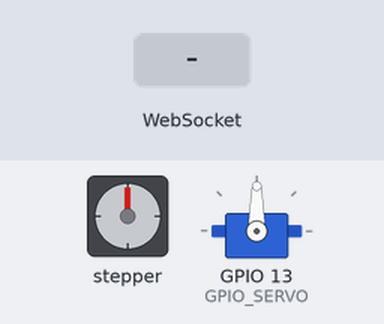
Recording of a program running on a simulated ESP32. Shown: stepper motor, servo. Wiring (inferred from the names in the program): stepper motor (2048 steps per turn assumed): coils GPIO 21, GPIO 19, GPIO 18, GPIO 5. Inputs (shaded band) come from the test bench. WiFi joins after 1.5 s; servers stay silent unless stated; storage starts empty; what the program prints to the serial monitor is not drawn.

Above: at 3.2 s.
3.3 s: WebSocket text "MOVE:" received
At 3.9 s:
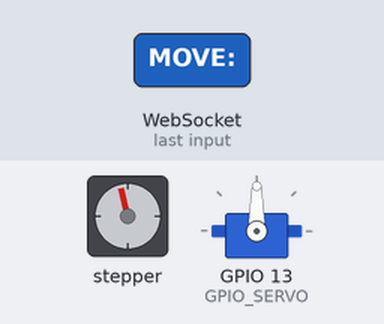
6.3 s: WebSocket text "ROT:" received
At 20.6 s:
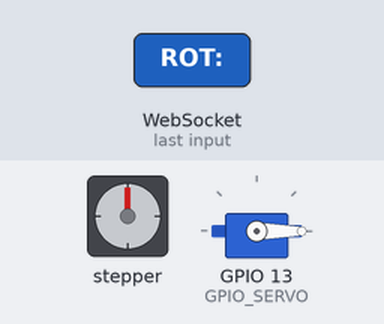
21.3 s: WebSocket text "MOVE:" received
At 21.9 s:
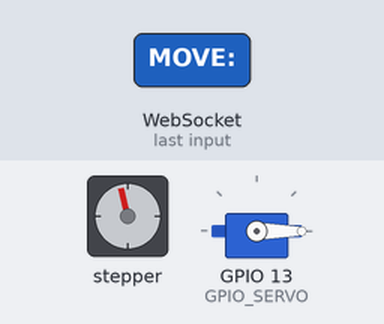
Timing chart, 0 to 25.3 s (numbered marks = the images above; inputs shaded):
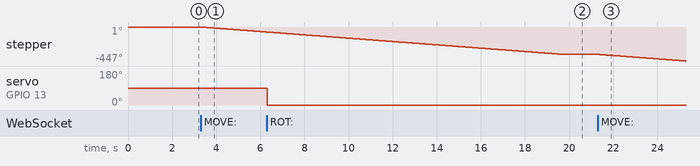

Measured:
- after the input at 3.3 s, stepper: keeps turning counter-clockwise at about 22°/s, starting after 0.05 s
- after the input at 6.3 s, servo on GPIO 13 (GPIO_SERVO): 90° → 0° at once
- after the input at 21.3 s, stepper: keeps turning counter-clockwise at about 22°/s, starting after 0.05 s

The program:

main.cpp
```cpp
// main.cpp

#include <Arduino.h>
#include <WiFi.h>
#include <AsyncTCP.h>
#include <ESPAsyncWebServer.h>
#include <ESP32Servo.h>
#include <LittleFS.h>
// #include <Arduino_JSON.h>

#define GPIO_SERVO 13
#define STEPS 4

//---------------------------MACROS--------------------------

#define unoMas(I) ((I + 1) % 4)
#define unoMenos(I) ((4 + I - 1) % 4)

//-------------------------ENUM----------------------------
enum PASOS
{
  COMPLETOS = 0,
  MEDIOS = 1,
  JOYSTICK = 2
};

enum SENTIDO
{
  HORARIO = 0,
  ANTIHORARIO = 1
};

//-----------------------------CONSTANTES Y VARIABLES GLOBALES----------------------------

// Pines de pasos (IN1, IN2, IN3, IN4) respectivamente
const byte stepsPIN[4] = {21, 19, 18, 5};

// Tiempo para procesar cada paso
const byte period = 5; // 10 ms

// Servomotor
Servo servo;
int grad;   // 0 - 180

// Replace with your network credentials
const char *ssid = "TOTALPLAY_E81F9F";
const char *password = "F3W411WTET";

// Create AsyncWebServer object on port 80
AsyncWebServer server(80);

// Create a WebSocket object
AsyncWebSocket ws("/ws");

// Search for parameter in HTTP POST request
const char *PARAM_INPUT_1 = "direction";
const char *PARAM_INPUT_2 = "steps";


String message = "";

// Variables to save values from HTML form
String direction ="STOP";
String steps;

bool newRequest = false;


//------------------FUNCIONES FS Y WEB SERVER----------------

// Initialize LittleFS
void initLittleFS()
{
  if (!LittleFS.begin(true))
  {
    Serial.println("An error has occurred while mounting LittleFS");
  }
  else
  {
    Serial.println("LittleFS mounted successfully");
  }
}

// Initialize WiFi
void initWiFi()
{
  WiFi.mode(WIFI_STA);
  WiFi.begin(ssid, password);
  Serial.print("Connecting to WiFi ..");
  while (WiFi.status() != WL_CONNECTED)
  {
    Serial.print('.');
    delay(1000);
  }
  Serial.println(WiFi.localIP());
}

void notifyClients(String state) {
  ws.textAll(state);
}

void handleWebSocketMessage(void *arg, uint8_t *data, size_t len) {
  AwsFrameInfo *info = (AwsFrameInfo*)arg;

   if (info->final && info->index == 0 && info->len == len && info->opcode == WS_TEXT) {

    data[len] = 0;                // null-terminate
    String msg = (char*)data;

    Serial.print("Received: ");
    Serial.println(msg);

    // --------- Detect message type ---------
    if (msg.startsWith("MOVE:")) {
      // Format: MOVE:direction
      direction = msg.substring(5);
      Serial.println(direction);

        notifyClients(direction);
        newRequest = true;

    }

    else if (msg == "STOP") {
      Serial.println("Stopping motor...");
      notifyClients("STOP");
      // Add your stop logic here
    }
    else if (msg.startsWith("ROT:")) {

      // Format: ROT:grad
      String s_grad = msg.substring(4);
      int i_grad = s_grad.toInt();
      Serial.println(i_grad);
      servo.write(i_grad);
    }


    else {
      Serial.println("Unknown message type.");
    }
  }
}

void onEvent(AsyncWebSocket *server, AsyncWebSocketClient *client, AwsEventType type, void *arg, uint8_t *data, size_t len) {
  switch (type) {
    case WS_EVT_CONNECT:
      Serial.printf("WebSocket client #%u connected from %s\n", client->id(), client->remoteIP().toString().c_str());
      //Notify client of motor current state when it first connects
      notifyClients(direction);
      break;
    case WS_EVT_DISCONNECT:
      Serial.printf("WebSocket client #%u disconnected\n", client->id());
      break;
    case WS_EVT_DATA:
        handleWebSocketMessage(arg, data, len);
        break;
    case WS_EVT_PONG:
    case WS_EVT_ERROR:
     break;
  }
}

void initWebSocket() {
  ws.onEvent(onEvent);
  server.addHandler(&ws);
}

//------------------------------PROTOTIPOS DE FUNCIONES----------------------

void stepperClockwise(int);
void stepperAntiClockWise(int);

//----------------------------SETUP-----------------------------

void setup()
{

  //------------ FOR DEBUGGING-----------

  Serial.begin(115200);

  //-----------NORMAL CODE-----------

  // Inicializa pines
  for (int s = 0; s < STEPS; ++s)
    pinMode(stepsPIN[s], OUTPUT);

  // Inicia servo
  servo.attach(GPIO_SERVO); // Inicia servo en pin 10
  // Servo a cero grados
  // servo.write(0);

  // Inicia Wifi
  initWiFi();
  // Inicia WebSocket
  initWebSocket();
  // Inicia small fs
  initLittleFS();


  // Web Server Root URL
  server.on("/", HTTP_GET, [](AsyncWebServerRequest *request)
            { request->send(LittleFS, "/index.html", "text/html"); });

  server.serveStatic("/", LittleFS, "/");

  /*  WITHOUT WEBSOCKET:
  server.on("/", HTTP_POST, [](AsyncWebServerRequest *request)
            {
    int params = request->params();
    for(int i=0;i<params;i++){
      const AsyncWebParameter* p = request->getParam(i);
      if(p->isPost()){
        // HTTP POST input1 value
        if (p->name() == PARAM_INPUT_1) {
          direction = p->value().c_str();
          Serial.print("Direction set to: ");
          Serial.println(direction);
        }
        // HTTP POST input2 value
        if (p->name() == PARAM_INPUT_2) {
          steps = p->value().c_str();
          Serial.print("Number of steps set to: ");
          Serial.println(steps);
          // Write file to save value
        }
        newRequest = true;
        //Serial.printf("POST[%s]: %s\n", p->name().c_str(), p->value().c_str());
      }
    }
    request->send(LittleFS, "/index.html", "text/html"); });
    */

  server.begin();
}

//---------------------------------LOOP---------------------------

void loop()
{

  if (newRequest)
  {
    if (direction == "CW")
    {
      stepperClockwise(1);
      Serial.println("CW");
    }
    else
    {
      stepperAntiClockWise(1);
      Serial.println("ACW");
    }
    newRequest = false;
    notifyClients("stop");
  }

  ws.cleanupClients();

  // stepperAntiClockWise(1);
  // stepperClockwise(1);

  // if (Serial.available())
  // {
  //     char c1;
  //     c1 = Serial.read();

  //     grad = c1 - '0';
  //     grad *= 20;
  //     Serial.println(grad);
  //     servo.write(grad);
  // }
}

//---------------------DEFINICIÓN DE FUNCIONES---------------------------

void stepperClockwise(int ms)
{
  int period = 4;

  for (int h = 0; h < 512; ++h)
  {
    // Cada ciclo:
    for (int i = 0; i < 4; ++i)
    {
      // Cada dos pasos:
      digitalWrite(stepsPIN[i], HIGH);
      delay(period);
      digitalWrite(stepsPIN[unoMas(i)], HIGH);
      delay(period);
      digitalWrite(stepsPIN[i], LOW);
    }
  }
  // Quedo prendido A, se apaga
  digitalWrite(stepsPIN[0], LOW);
}

void stepperAntiClockWise(int ms)
{
  int period = 4;

  for (int h = 0; h < 512; ++h)
  {
    // Cada ciclo:
    for (int i = 3; i >= 0; --i)
    {
      // Cada dos pasos:
      digitalWrite(stepsPIN[i], HIGH);
      delay(period);
      digitalWrite(stepsPIN[unoMenos(i)], HIGH);
      delay(period);
      digitalWrite(stepsPIN[i], LOW);
    }
  }
  // Quedo prendido D, se apaga
  digitalWrite(stepsPIN[3], LOW);
}
```
